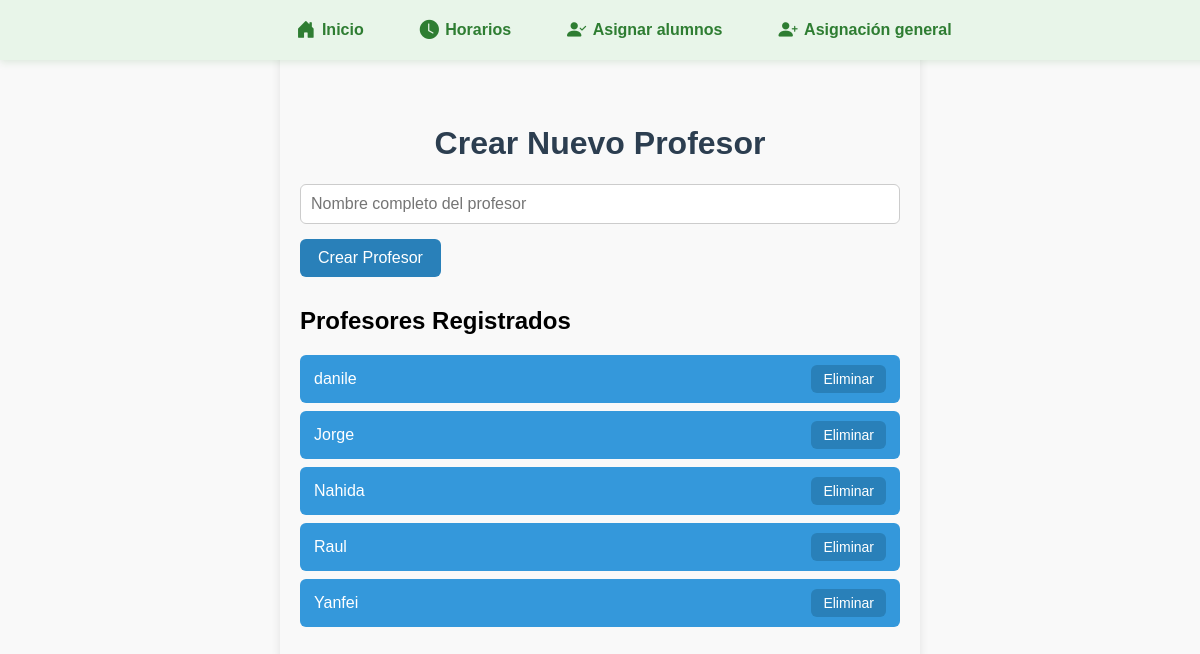
The app's page /crear_profesores.php, older data.
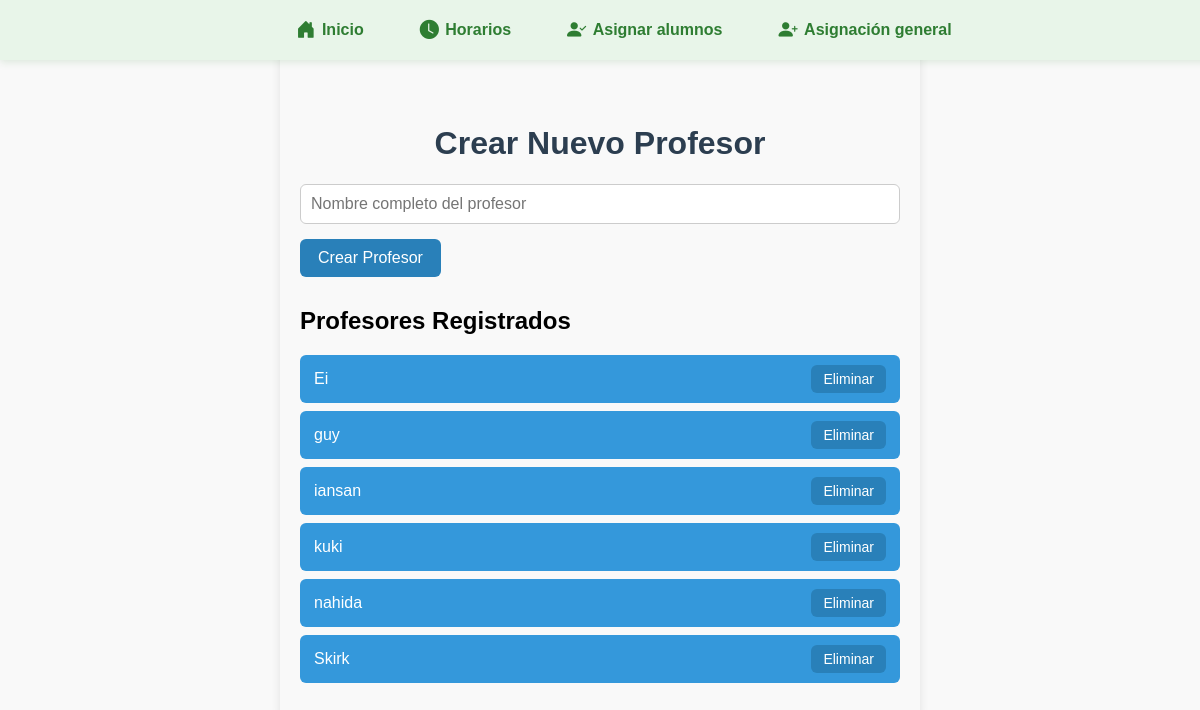
The same page, newer data.
### tables this page shows
CREATE TABLE `profesores` (
  `id` int(11) NOT NULL AUTO_INCREMENT,
  `nombre` varchar(100) NOT NULL,
  PRIMARY KEY (`id`)
);

### crear_profesores.php (the view, shortened to what this page needs)
<?php
require_once __DIR__ . '/includes/bd.php';
$profesores = $conexion->query("SELECT id, nombre FROM profesores ORDER BY nombre")->fetch_all(MYSQLI_ASSOC);
function escape($str) {
    return htmlspecialchars($str, ENT_QUOTES);
}
?>
<!DOCTYPE html>
<html lang="es">
<head>
</head>
<body style="font-family: Arial, sans-serif; max-width: 600px; margin: 30px auto; background: #f9f9f9; padding: 20px; border-radius: 8px; box-shadow: 0 3px 10px rgba(0,0,0,0.1);">
    <?php include 'navbar3.php'; ?>
    <br>
    <br>
    <br>
    <h1 style="color: #2c3e50; text-align: center;">Crear Nuevo Profesor</h1>
    <form method="POST" action="" style="margin-bottom: 30px;">
        <input
            type="text"
            name="nombre"
            placeholder="Nombre completo del profesor"
            required
            style="width: calc(100% - 22px); padding: 10px; font-size: 16px; border-radius: 6px; border: 1px solid #ccc; margin-bottom: 15px;"
        >
        <button
            type="submit"
            style="background-color: #2980b9; color: white; border: none; padding: 10px 18px; border-radius: 6px; font-size: 16px; cursor: pointer; transition: background-color 0.2s;"
            onmouseover="this.style.backgroundColor='#1c5980';"
            onmouseout="this.style.backgroundColor='#2980b9';"
        >
            Crear Profesor
        </button>
    </form>
    <h2 style="margin-top: 0;">Profesores Registrados</h2>
    <?php if (count($profesores) > 0): ?>
        <ul style="list-style-type: none; padding-left: 0;">
            <?php foreach ($profesores as $profesor): ?>
                <li
                    style="background: #3498db; color: white; padding: 10px 14px; margin-bottom: 8px; border-radius: 6px; display: flex; justify-content: space-between; align-items: center;"
                >
                    <?= escape($profesor['nombre']) ?>
                    <a
                        href="?eliminar_id=<?= $profesor['id'] ?>"
                        class="btn-eliminar"
                        onclick="return confirm('¿Seguro que deseas eliminar a <?= escape(addslashes($profesor['nombre'])) ?>?');"
                        style="background-color: #2980b9; color: white; border: none; padding: 6px 12px; border-radius: 6px; font-size: 14px; cursor: pointer; text-decoration: none; transition: background-color 0.2s;"
                        onmouseover="this.style.backgroundColor='#1c5980';"
                        onmouseout="this.style.backgroundColor='#2980b9';"
                    >
                        Eliminar
                    </a>
                </li>
            <?php endforeach; ?>
        </ul>
    <?php else: ?>
        <p>No hay profesores registrados.</p>
    <?php endif; ?>
</body>
</html>

### navbar3.php (shortened to what this page needs)
<!DOCTYPE html>
<html lang="es">
<head>
  <link href="https://cdn.jsdelivr.net/npm/bootstrap-icons@1.10.5/font/bootstrap-icons.css" rel="stylesheet" />
</head>
<body>
  <nav role="navigation" aria-label="Menú principal">
    <ul>
      <li>
        <a href="lista_alumnos.php">
          <i class="bi bi-house-door-fill"></i> Inicio
        </a>
      </li>
      <li>
        <a href="editar_horarios.php">
          <i class="bi bi-clock-fill"></i> Horarios
        </a>
      </li>
      <li>
        <a href="asignar_alumnos_a_sesiones.php">
          <i class="bi bi-person-check-fill"></i> Asignar alumnos
        </a>
      </li>
      <li>
        <a href="asignacion_general.php">
          <i class="bi bi-person-plus-fill"></i> Asignación general
        </a>
      </li>
    </ul>
  </nav>
</body>
</html>

### navbar3.php (style rules this page uses)
nav { position: fixed; top: 0; left: 0; width: 100%; background: #e8f5e9; box-shadow: 0 2px 8px rgba(46, 125, 50, 0.15); padding: 0.7rem 1.5rem; display: flex; justify-content: center; align-items: center; z-index: 1000; }
nav ul { list-style: none; margin: 0; padding: 0; display: flex; gap: 1.5rem; align-items: center; }
nav a { color: #2e7d32; text-decoration: none; font-weight: 600; display: flex; align-items: center; gap: 0.4rem; padding: 0.5rem 1rem; border-radius: 8px; font-size: 1rem; transition: all 0.3s ease; }
nav i { font-size: 1.2rem; transition: transform 0.3s ease; }

Row changes from the older to the newer data that the page shows:
removed profesores: nombre "danile"
removed profesores: nombre "Jorge"
removed profesores: nombre "Nahida"
removed profesores: nombre "Raul"
removed profesores: nombre "Yanfei"
added profesores: nombre "Ei"
added profesores: nombre "guy"
added profesores: nombre "iansan"
added profesores: nombre "kuki"
added profesores: nombre "nahida"
added profesores: nombre "Skirk"
